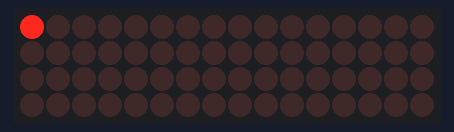
Recording of a sketch running on a simulated Arduino Mega 2560, built with avr-gcc and run on an emulated ATmega2560. Parts: 16×4 LED matrix. Wiring (inferred from the names in the program): LED cube drawn one layer per row (orientation assumed): layers pin 40, pin 42, pin 41, pin 43; columns pin 22, pin 24, pin 26, pin 28, pin 30, pin 32, pin 34, pin 36, pin 23, pin 25, pin 27, pin 29, pin 31, pin 33, pin 35, pin 37.

Above: at 0.26 s.
At 5.08 s:
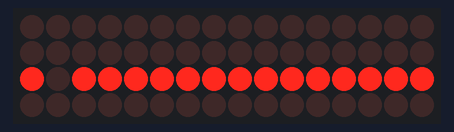
At 10.18 s:
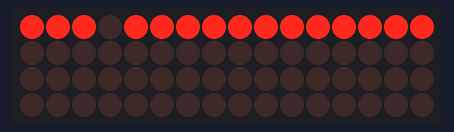
At 20.08 s:
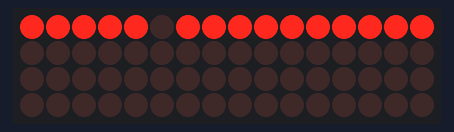
At 29.98 s:
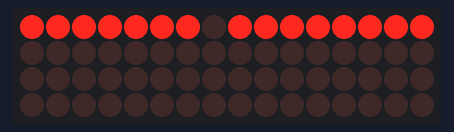
At 39.74 s:
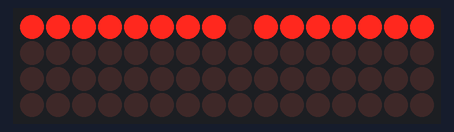

The sketch:

cube03.ino
```cpp
#include <avr/pgmspace.h>

#define CUBESIZE 4
#define PLANESIZE CUBESIZE*CUBESIZE
#define PLANETIME 3333
#define TIMECONST 20
#define delaytime  150

int LEDPin[] = {22, 24, 26, 28, 30, 32, 34, 36, 23, 25, 27, 29, 31, 33, 35, 37};
int PlanePin[] = {40, 42, 41, 43};
int nowpos = 0 ;
int lastpos = 0 ;

void setup()
{
int pin;
for (pin=0; pin<PLANESIZE; pin++) {
pinMode( LEDPin[pin], OUTPUT );
}
for (pin=0; pin<CUBESIZE; pin++) {
pinMode( PlanePin[pin], OUTPUT );
}
}
void loop()
{
  int layer=0 ;
  int pos= 0 ;
    for (layer = 0 ; layer <CUBESIZE ;layer++)
      {
        digitalWrite( PlanePin[layer], HIGH );
          for (pos = 0 ; pos <PLANESIZE ;pos++)
            {
                nowpos = pos ;
                  digitalWrite( LEDPin[lastpos], HIGH );
                  digitalWrite( LEDPin[nowpos], LOW );
                 lastpos = nowpos ;
                delay(delaytime);

            }
          digitalWrite( PlanePin[layer], LOW );
      }
}
```
